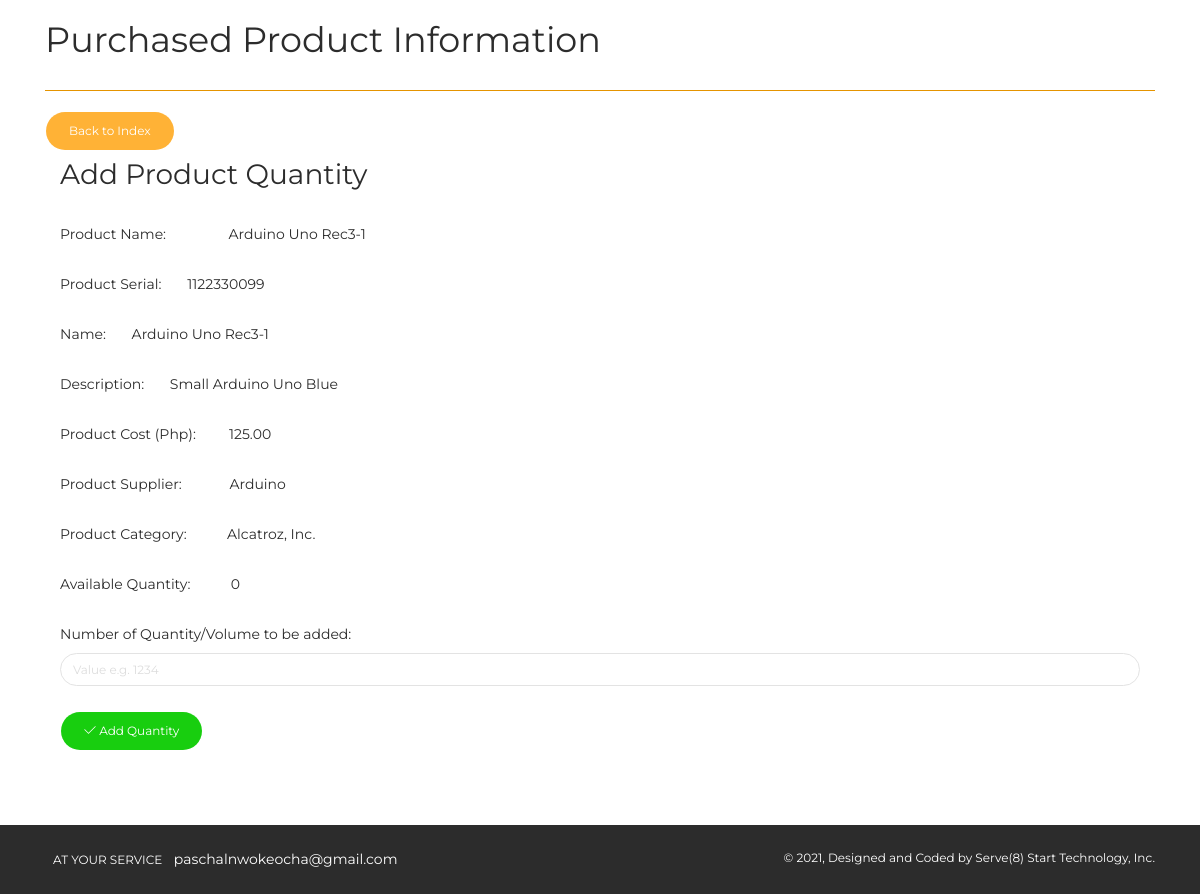
The app's page /e_ps/pages/product_add_qty.php?prod_id=11 (signed in) with its own data.
### tables this page shows
CREATE TABLE `products` (
  `prod_id` int(11) NOT NULL,
  `prod_name` varchar(50) NOT NULL,
  `prod_desc` varchar(500) NOT NULL,
  `prod_qty` int(11) NOT NULL,
  `prod_cost` decimal(10,2) NOT NULL,
  `prod_price` decimal(10,2) NOT NULL,
  `category` varchar(100) NOT NULL,
  `supplier` varchar(100) NOT NULL,
  `prod_serial` varchar(50) NOT NULL,
  `prod_pic1` varchar(500) NOT NULL,
  `prod_pic2` varchar(500) NOT NULL,
  `prod_pic3` varchar(500) NOT NULL
);

### e_ps/pages/product_add_qty.php (the view, shortened to what this page needs)
<?php
include("../config/dbconn.php");
?>
<?php
    $prod_id=isset($_GET['prod_id']) ? $_GET['prod_id'] : die('ERROR: Record ID not found.');
    $result = mysqli_query($dbconn, "SELECT * FROM products WHERE prod_id=$prod_id");
        while($res = mysqli_fetch_array($result))
        {
            $prod_name = $res['prod_name'];
            $prod_desc = $res['prod_desc'];
            $prod_qty = $res['prod_qty'];
            $prod_price = $res['prod_price'];
            $category = $res['category'];
            $supplier = $res['supplier'];
            $prod_serial = $res['prod_serial'];
        }
?>
<!DOCTYPE html>
<html lang="en">
<head>
    <link rel="stylesheet" href="https://maxcdn.bootstrapcdn.com/font-awesome/latest/css/font-awesome.min.css" />
    <link href="../assets/css/bootstrap.min.css" rel="stylesheet" />
    <link href="../assets/css/now-ui-kit.css?v=1.1.0" rel="stylesheet" />
    <link href="../assets/css/demo.css" rel="stylesheet" />
</head>
<body class="index-page sidebar-collapse">
    <div class="wrapper">
<br>
        <div class="main">
            <div class="section section-basic">
                <div class="container">
                      <h2>Purchased Product Information</h2>
                      <hr color="orange">
                      <a href='admin_panel.php' class='btn btn-warning btn-round'>Back to Index</a>
                <br>
                <div class="col-md-12">
    <div class="panel panel-success panel-size-custom">
  <div class="panel-heading"><h3>Add Product Quantity</h3></div>
  <div class="panel-body">
    <form action="product_add_qty.php" method="post">
        <div class="form group">
            <label for="prod_name" id="prod_name" name="prod_name">Product Name: &nbsp &nbsp &nbsp &nbsp &nbsp &nbsp &nbsp &nbsp <?php echo $prod_name;?></label><br><br>
            <label for="prod_serial">Product Serial: &nbsp &nbsp &nbsp <?php echo $prod_serial;?></label><br><br>
            <label for="prod_name">Name: &nbsp &nbsp &nbsp <?php echo $prod_name;?></label><br><br>
            <label for="prod_desc">Description: &nbsp &nbsp &nbsp <?php echo $prod_desc;?></label><br><br>
            <label for="prod_price">Product Cost (Php): &nbsp &nbsp &nbsp &nbsp <?php echo $prod_price;?></label><br><br>
            <label for="category">Product Supplier: &nbsp &nbsp &nbsp &nbsp &nbsp &nbsp <?php echo $category;?></label><br><br>
            <label for="supplier">Product Category: &nbsp &nbsp &nbsp &nbsp &nbsp <?php echo $supplier;?></label><br><br>
            <label for="qty">Available Quantity: &nbsp &nbsp &nbsp &nbsp &nbsp <?php echo $prod_qty;?></label><br><br>
            <label for="prod_qty">Number of Quantity/Volume to be added:</label>
            <input type="text" class="form-control" id="prod_qty" name="prod_qty" placeholder="Value e.g. 1234">
        </div>
        <br/>
        <div class="form group">
            <button type="submit" class="btn btn-success btn-round" id="submit" name="submit">
            <i class="now-ui-icons ui-1_check"></i> Add Quantity
            </button>
        </div>
    </form>
  </div>
</div>
</div>
</div>
</div>
<footer class="footer" data-background-color="black">
            <div class="container">
                <nav>
                    <ul>
                        <li>
                        <a href="" target="_blank">
                                At your service
                            </a>
                        </li>
                        <li>
                            paschalnwokeocha@gmail.com
                        </li>
                    </ul>
                </nav>
                <div class="copyright">
                    &copy;
                    , Designed and Coded by Serve(8) Start Technology, Inc.
                </div>
            </div>
        </footer>
    </div>
</body>
</html>

### e_ps/assets/css/demo.css (style rules this page uses)
.section-basic { padding-top: 0; }

### records on screen
products: prod_name "Arduino Uno Rec3-1", prod_serial "1122330099", prod_desc "Small Arduino Uno Blue", prod_price "125.00", category "Arduino", supplier "Alcatroz, Inc.", prod_qty "0"
